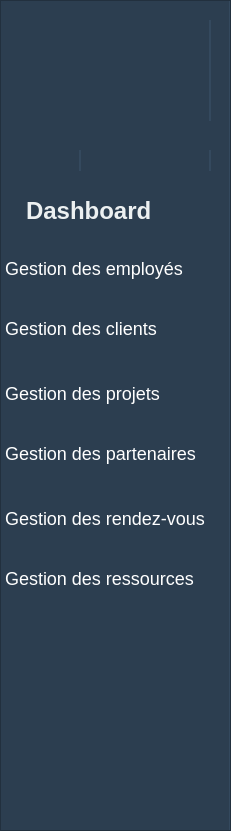
  <widget class="QFrame" name="frame">
   <property name="geometry">
    <rect>
     <x>0</x>
     <y>-30</y>
     <width>231</width>
     <height>831</height>
    </rect>
   </property>
   <property name="styleSheet">
    <string notr="true">/* Fond de la sidebar */
QFrame {
    background-color: #2c3e50;  /* Un fond sombre professionnel */
    border-right: 2px solid #34495e; /* Ajout d'une bordure droite */
    
}
/* Style des boutons de la sidebar */
QPushButton {
    background-color: transparent; /* Fond transparent */
    color: white;                 /* Texte en blanc */
    border: none;                 /* Pas de bordure */
    font-size: 18px;              /* Taille de police */
    padding: 5px;                 /* Espacement intérieur */
    text-align: left 5px;             /* Alignement du texte à gauche */
    border-radius: 5px;           /* Coins arrondis */
    min-width: 180px;             /* Largeur minimale */
}

/* Effet au survol */
QPushButton:hover {
    background-color: #16a085;    /* Couleur de fond au survol */
    font-weight: bold;            /* Texte en gras */
}

/* Effet quand le bouton est pressé */
QPushButton:pressed {
    background-color: #1abc9c;    /* Couleur de fond quand pressé */
}

/* Suppression du contour de focus */
QPushButton:focus {
    outline: none;                /* Enlève le contour quand le bouton est activé */
}

/* Style général des boutons */
QPushButton:!pressed {
    margin-bottom: 5px;           /* Espacement entre les boutons */
}
/* Optionnel : ajout d'un effet de survol global pour le frame */
QFrame:hover {
    background-color: #34495e;  /* Change la couleur de fond lors du survol de la sidebar */
}
</string>
   </property>
   <property name="frameShape">
    <enum>QFrame::Shape::StyledPanel</enum>
   </property>
   <property name="frameShadow">
    <enum>QFrame::Shadow::Raised</enum>
   </property>
   <widget class="QPushButton" name="Employes">
    <property name="geometry">
     <rect>
      <x>0</x>
      <y>240</y>
      <width>190</width>
      <height>61</height>
     </rect>
    </property>
    <property name="text">
     <string>Gestion des employés</string>
    </property>
   </widget>
   <widget class="QPushButton" name="Clients">
    <property name="geometry">
     <rect>
      <x>0</x>
      <y>300</y>
      <width>190</width>
      <height>61</height>
     </rect>
    </property>
    <property name="text">
     <string>Gestion des clients</string>
    </property>
   </widget>
   <widget class="QPushButton" name="Projets">
    <property name="geometry">
     <rect>
      <x>0</x>
      <y>360</y>
      <width>190</width>
      <height>71</height>
     </rect>
    </property>
    <property name="text">
     <string>Gestion des projets</string>
    </property>
   </widget>
   <widget class="QPushButton" name="Partenaire">
    <property name="geometry">
     <rect>
      <x>0</x>
      <y>420</y>
      <width>231</width>
      <height>71</height>
     </rect>
    </property>
    <property name="text">
     <string>Gestion des partenaires </string>
    </property>
   </widget>
   <widget class="QPushButton" name="RendezVous">
    <property name="geometry">
     <rect>
      <x>0</x>
      <y>490</y>
      <width>231</width>
      <height>61</height>
     </rect>
    </property>
    <property name="text">
     <string>Gestion des rendez-vous</string>
    </property>
   </widget>
   <widget class="QLabel" name="label_14">
    <property name="geometry">
     <rect>
      <x>0</x>
      <y>180</y>
      <width>201</width>
      <height>61</height>
     </rect>
    </property>
    <property name="styleSheet">
     <string notr="true">/* Style général du label */
QLabel {
    background-color: transparent;  /* Fond transparent pour éviter un arrière-plan gênant */
    color: #ecf0f1;  /* Texte de couleur claire pour un contraste avec un fond sombre */
    font-size: 24px;  /* Taille de la police plus grande pour un titre */
    font-family: &quot;Helvetica Neue&quot;, sans-serif;  /* Police moderne et lisible */
    font-weight: bold;  /* Donner un poids au texte */
    text-align: center;  /* Centrer le texte */
    border: none;
    padding: 20px;
    border-radius: 10px;  /* Arrondir les bords du label */
    box-shadow: 0 4px 8px rgba(0, 0, 0, 0.1);  /* Ajoute une ombre subtile pour l'effet 3D */
}

/* Effet lors du survol */
QLabel:hover {
    color: #16a085;  /* Change la couleur du texte au survol */
    cursor: pointer;  /* Change le curseur pour un effet interactif */
}

/* Optionnel: Effet de focus ou de sélection */
QLabel:focus {
    outline: none;
    border: 2px solid #1abc9c;  /* Bordure subtile pour l'élément sélectionné */
}
</string>
    </property>
    <property name="text">
     <string>Dashboard</string>
    </property>
   </widget>
   <widget class="QPushButton" name="Ressources">
    <property name="geometry">
     <rect>
      <x>0</x>
      <y>550</y>
      <width>231</width>
      <height>61</height>
     </rect>
    </property>
    <property name="text">
     <string>Gestion des ressources</string>
    </property>
   </widget>
   <widget class="QLabel" name="label_2">
    <property name="geometry">
     <rect>
      <x>20</x>
      <y>20</y>
      <width>191</width>
      <height>101</height>
     </rect>
    </property>
    <property name="styleSheet">
     <string notr="true">image: url(:/logo.jpg);
QLabel {
    border: 2px solid #3498db;  /* Bordure bleue de 2px */
    border-radius: 8px;         /* Coins légèrement arrondis */
    padding: 10px;              /* Espacement intérieur */
    background-color: #f9f9f9;  /* Fond légèrement gris pour un look moderne */
    color: #2c3e50;             /* Couleur du texte sombre pour un bon contraste */
    font-size: 14px;            /* Taille de police */
    font-family: &quot;Segoe UI&quot;, sans-serif; /* Police moderne */
    text-align: center;         /* Centrer le texte */
    min-width: 120px;           /* Largeur minimale */
    min-height: 40px;           /* Hauteur minimale */
}

/* Effet au survol */
QLabel:hover {
    background-color: #ecf0f1;  /* Changement de fond au survol */
    border-color: #2980b9;      /* Bordure plus foncée au survol */
}

/* Effet quand le label est &quot;pressé&quot; ou actif */
QLabel:pressed {
    background-color: #bdc3c7;  /* Fond plus sombre quand pressé */
    border-color: #1c5980;      /* Bordure encore plus foncée */
}</string>
    </property>
    <property name="text">
     <string/>
    </property>
   </widget>
   <widget class="QLabel" name="roleLabel">
    <property name="geometry">
     <rect>
      <x>20</x>
      <y>150</y>
      <width>61</width>
      <height>21</height>
     </rect>
    </property>
    <property name="toolTip">
     <string>&lt;!DOCTYPE HTML PUBLIC &quot;-//W3C//DTD HTML 4.0//EN&quot; &quot;http://www.w3.org/TR/REC-html40/strict.dtd&quot;&gt;
&lt;html&gt;&lt;head&gt;&lt;meta name=&quot;qrichtext&quot; content=&quot;1&quot; /&gt;&lt;meta charset=&quot;utf-8&quot; /&gt;&lt;style type=&quot;text/css&quot;&gt;
p, li { white-space: pre-wrap; }
hr { height: 1px; border-width: 0; }
li.unchecked::marker { content: &quot;\2610&quot;; }
li.checked::marker { content: &quot;\2612&quot;; }
&lt;/style&gt;&lt;/head&gt;&lt;body style=&quot; font-family:'Segoe UI'; font-size:9pt; font-weight:400; font-style:normal;&quot;&gt;
&lt;p style=&quot;-qt-paragraph-type:empty; margin-top:0px; margin-bottom:0px; margin-left:0px; margin-right:0px; -qt-block-indent:0; text-indent:0px;&quot;&gt;&lt;br /&gt;&lt;/p&gt;&lt;/body&gt;&lt;/html&gt;</string>
    </property>
    <property name="text">
     <string/>
    </property>
   </widget>
   <widget class="QLabel" name="cinLabel">
    <property name="geometry">
     <rect>
      <x>90</x>
      <y>150</y>
      <width>121</width>
      <height>21</height>
     </rect>
    </property>
    <property name="toolTip">
     <string>&lt;!DOCTYPE HTML PUBLIC &quot;-//W3C//DTD HTML 4.0//EN&quot; &quot;http://www.w3.org/TR/REC-html40/strict.dtd&quot;&gt;
&lt;html&gt;&lt;head&gt;&lt;meta name=&quot;qrichtext&quot; content=&quot;1&quot; /&gt;&lt;meta charset=&quot;utf-8&quot; /&gt;&lt;style type=&quot;text/css&quot;&gt;
p, li { white-space: pre-wrap; }
hr { height: 1px; border-width: 0; }
li.unchecked::marker { content: &quot;\2610&quot;; }
li.checked::marker { content: &quot;\2612&quot;; }
&lt;/style&gt;&lt;/head&gt;&lt;body style=&quot; font-family:'Segoe UI'; font-size:9pt; font-weight:400; font-style:normal;&quot;&gt;
&lt;p style=&quot;-qt-paragraph-type:empty; margin-top:0px; margin-bottom:0px; margin-left:0px; margin-right:0px; -qt-block-indent:0; text-indent:0px;&quot;&gt;&lt;br /&gt;&lt;/p&gt;&lt;/body&gt;&lt;/html&gt;</string>
    </property>
    <property name="text">
     <string/>
    </property>
   </widget>
  </widget>
